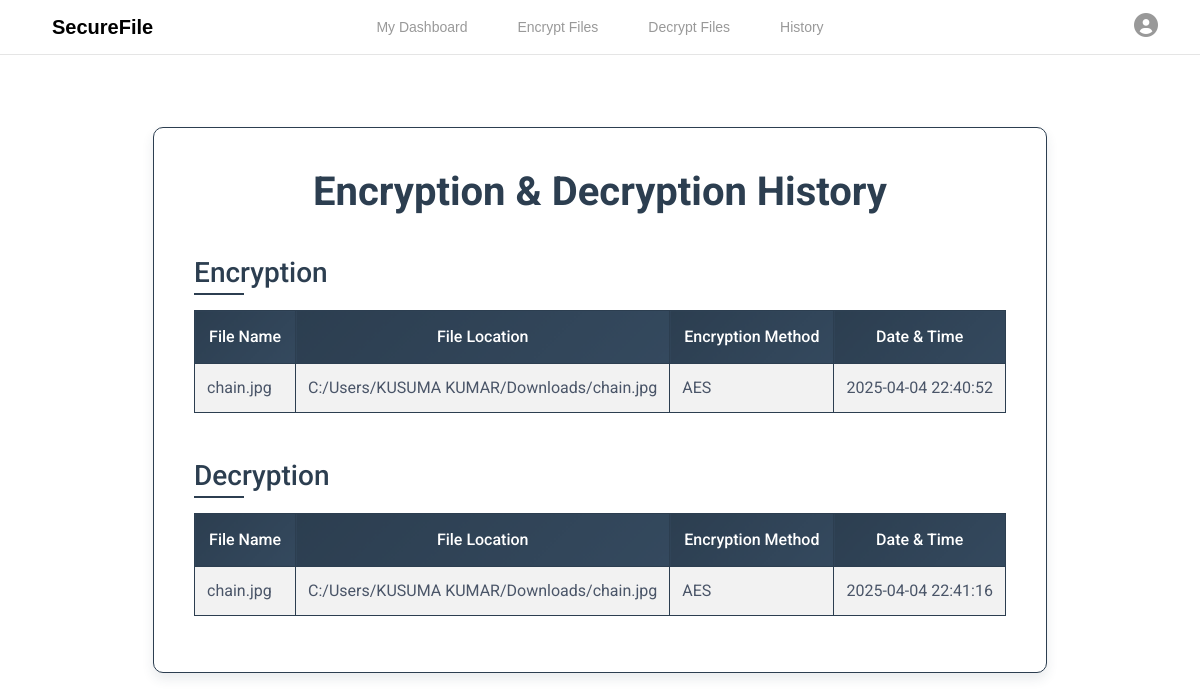
/file_crypto/history/ (signed in), run on the app's committed database.
### file_crypto/models.py (models this page shows, shortened)
class EncryptionHistory(models.Model):
    ACTION_CHOICES = (
        ('ENCRYPT', 'Encryption'),
        ('DECRYPT', 'Decryption'),
    )
    user = models.ForeignKey(User, on_delete=models.CASCADE)
    filename = models.CharField(max_length=255)
    file_location = models.CharField(max_length=512)
    encryption_method = models.CharField(max_length=50)
    action_type = models.CharField(max_length=10, choices=ACTION_CHOICES, default='ENCRYPT')
    timestamp = models.DateTimeField(auto_now_add=True)

### file_crypto/views.py (the view)
# urls.py: path('history/', history, name='history'),
@login_required
def history(request):
    encrypt_history = EncryptionHistory.objects.filter(user=request.user, action_type='ENCRYPT').order_by('-timestamp')
    decrypt_history = EncryptionHistory.objects.filter(user=request.user, action_type='DECRYPT').order_by('-timestamp')
    return render(request, "history.html", {
        "encrypt_history": encrypt_history,
        "decrypt_history": decrypt_history
    })

### templates/history.html (shortened to what this page needs)
{% extends "base.html" %}
{% block content %}
<div class="container mt-5 history-container">
    <div class="outer-box">
        <div class="inner-box">
            <h1 class="text-center history-title">Encryption & Decryption History</h1>
            <h2 class="history-subtitle">Encryption</h2>
            {% if encrypt_history %}
                <div class="table-responsive">
                    <table class="table table-striped table-bordered history-table">
                        <thead>
                            <tr>
                                <th>File Name</th>
                                <th>File Location</th>
                                <th>Encryption Method</th>
                                <th>Date & Time</th>
                            </tr>
                        </thead>
                        <tbody>
                            {% for entry in encrypt_history %}
                                <tr>
                                    <td>{{ entry.filename }}</td>
                                    <td>{{ entry.file_location }}</td>
                                    <td>{{ entry.encryption_method }}</td>
                                    <td>{{ entry.timestamp|date:"Y-m-d H:i:s" }}</td>
                                </tr>
                            {% endfor %}
                        </tbody>
                    </table>
                </div>
            {% else %}
                <p class="text-center text-muted">No encryption history found.</p>
            {% endif %}
            <h2 class="history-subtitle">Decryption</h2>
            {% if decrypt_history %}
                <div class="table-responsive">
                    <table class="table table-striped table-bordered history-table">
                        <thead>
                            <tr>
                                <th>File Name</th>
                                <th>File Location</th>
                                <th>Encryption Method</th>
                                <th>Date & Time</th>
                            </tr>
                        </thead>
                        <tbody>
                            {% for entry in decrypt_history %}
                                <tr>
                                    <td>{{ entry.filename }}</td>
                                    <td>{{ entry.file_location }}</td>
                                    <td>{{ entry.encryption_method }}</td>
                                    <td>{{ entry.timestamp|date:"Y-m-d H:i:s" }}</td>
                                </tr>
                            {% endfor %}
                        </tbody>
                    </table>
                </div>
            {% else %}
                <p class="text-center text-muted">No decryption history found.</p>
            {% endif %}
        </div>
    </div>
</div>
{% endblock %}

### static/css/base.css (style rules this page uses)
body { margin: 0; padding: 0; font-family: 'Poppins', 'Arial', sans-serif; background: #ffffff; color: #333333; overflow-x: hidden; position: relative; }

### templates/history.html (style rules this page uses)
.history-container { display: flex; justify-content: center; align-items: center; min-height: calc(100vh - 120px); padding: 20px; }
.inner-box { border: 1px solid #2C3E50; border-radius: 10px; padding: 40px; background: #ffffff; color: #2C3E50; width: 100%; max-width: 1200px; box-shadow: 0 6px 12px rgba(44, 62, 80, 0.1); transition: box-shadow 0.3s ease; }
.history-title { font-size: 40px; font-weight: 700; color: #2C3E50; margin-bottom: 40px; text-align: center; font-family: 'Roboto', sans-serif; animation: fadeInUp 1s ease; }
.history-subtitle { font-size: 28px; font-weight: 500; color: #2C3E50; margin-top: 30px; margin-bottom: 20px; font-family: 'Roboto', sans-serif; position: relative; }
.history-subtitle::after { content: ''; position: absolute; bottom: -5px; left: 0; width: 50px; height: 2px; background: #2C3E50; }
.history-table { border: 1px solid #2C3E50; background: #f9fafb; color: #4A5568; border-radius: 8px; font-family: 'Roboto', sans-serif; font-size: 16px; transition: all 0.3s ease; }
.history-table thead th { background: linear-gradient(135deg, #2C3E50 0%, #34495E 100%); color: #ffffff; text-align: center; border: 1px solid #2C3E50; padding: 14px; font-weight: 500; }
.history-table tbody td { border: 1px solid #2C3E50; padding: 12px; color: #4A5568; }

### data on the page
EncryptionHistory: filename "chain.jpg", file_location "C:/Users/KUSUMA KUMAR/Downloads/chain.jpg", encryption_method "AES", timestamp "2025-04-04 22:40:52"
EncryptionHistory: filename "chain.jpg", file_location "C:/Users/KUSUMA KUMAR/Downloads/chain.jpg", encryption_method "AES", timestamp "2025-04-04 22:41:16"
